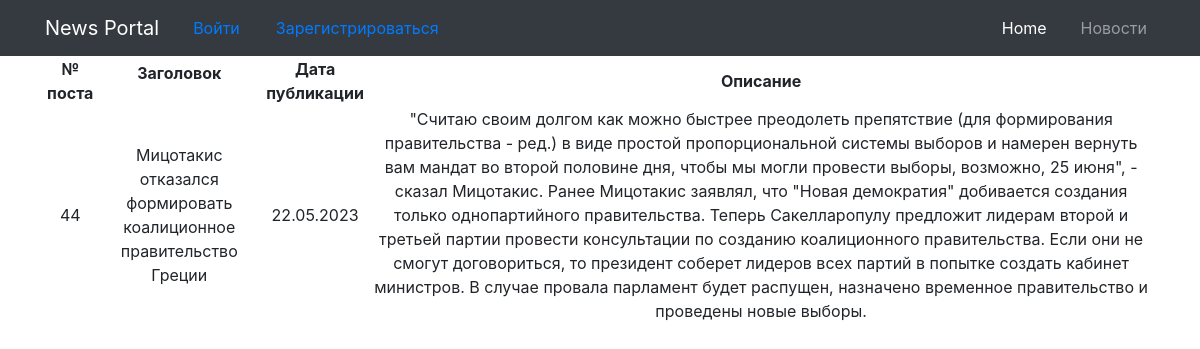
The app's page /44/ with its own data.
### MyApp/models.py (models this page shows, shortened)
class Post(models.Model):
    author = models.ForeignKey(User, on_delete=models.CASCADE)
    header = models.CharField(max_length=100, blank=False)
    body = models.CharField(max_length=8000, blank=True)
    post_date = models.DateField(default=timezone.now)

### MyApp/views.py (the view)
# urls.py: path('<int:pk>/', PostDetailedView.as_view(), name='post_details'),
class PostDetailedView(DetailView):
    model = Post
    template_name = 'MyApp/post_details.html'
    queryset = Post.objects.all()

### MyApp/templatetags/custom_template_funcs.py (called while the page is built)
@register.filter(name='censor')
def censor(value, arg):
    for i in value.split():
        if i.lower() in black_list:
            value = value.replace(i, arg)
    return value

### templates/MyApp/post_details.html (shortened to what this page needs)
{% extends 'flatpages/default.html' %}
{% load custom_template_funcs %}
{% block content %}
<table>
        <tr>
            <td valign="top" align="center"><b>№ поста</b></td>
            <td align="center"><b>Заголовок<p></b></td>
            <td align="center"><b>Дата публикации</b></td>
            <td align="center"><b>Описание </b></td>
        </tr>
    <tr>
        <td align="center">{{ post.id }}</td>
        <td>{{ post.header|default:"Без заголовка"|censor:'***' }}</td>
        <td align="center">{{ post.post_date|default:"Без даты"|date:'d.m.Y' }}</td>
        <td>{{ post.body|censor:'***' }}</td>
    </tr>
</table>
{% endblock content %}

### records on screen
Post: id "44", header|censor "Мицотакис отказался формировать коалиционное правительство Греции", post_date "22.05.2023", body|censor "\"Считаю своим долгом как можно быстрее преодолеть препятствие (для формирования правительства - ред.) в виде простой пропорциональной системы выборов и намерен вернуть вам мандат во второй половине дня, чтобы мы могли провести выборы, возможно, 25 июня\", - сказал Мицотакис. Ранее Мицотакис заявлял, что \"Новая демократия\" добивается создания только однопартийного правительства. Теперь Сакелларопулу предложит лидерам второй и третьей партии провести консультации по созданию коалиционного правительства. Если они не смогут договориться, то президент соберет лидеров всех партий в попытке создать кабинет министров. В случае провала парламент будет распущен, назначено временное правительство и…"
